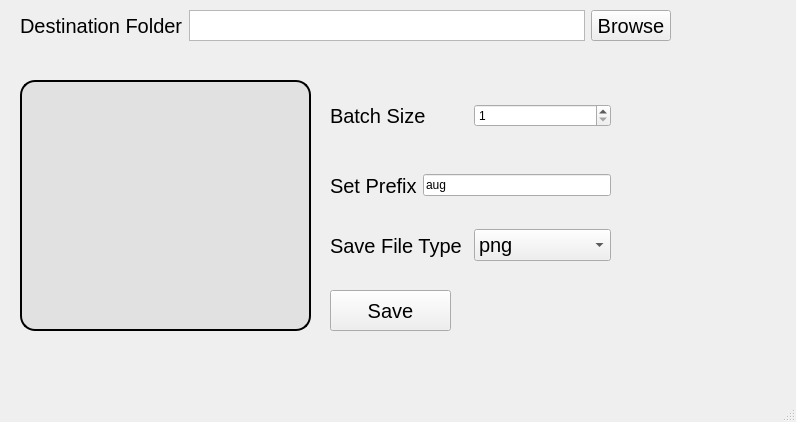
<?xml version="1.0" encoding="UTF-8"?>
<ui version="4.0">
 <class>MainWindow</class>
 <widget class="QMainWindow" name="MainWindow">
  <property name="geometry">
   <rect>
    <x>0</x>
    <y>0</y>
    <width>796</width>
    <height>422</height>
   </rect>
  </property>
  <property name="windowTitle">
   <string>MainWindow</string>
  </property>
  <widget class="QWidget" name="centralwidget">
   <widget class="QPushButton" name="saveButton">
    <property name="geometry">
     <rect>
      <x>330</x>
      <y>290</y>
      <width>121</width>
      <height>41</height>
     </rect>
    </property>
    <property name="cursor">
     <cursorShape>PointingHandCursor</cursorShape>
    </property>
    <property name="styleSheet">
     <string notr="true">font: 15pt;</string>
    </property>
    <property name="text">
     <string>Save</string>
    </property>
   </widget>
   <widget class="QLabel" name="editinfoLabel">
    <property name="geometry">
     <rect>
      <x>20</x>
      <y>80</y>
      <width>291</width>
      <height>251</height>
     </rect>
    </property>
    <property name="styleSheet">
     <string notr="true">background-color:rgba(203, 203, 203, 100);
border-radius: 15px;
border:2px solid black;
padding: 10px;
font: 14pt &quot;Arial&quot;;</string>
    </property>
    <property name="text">
     <string/>
    </property>
   </widget>
   <widget class="QWidget" name="horizontalLayoutWidget">
    <property name="geometry">
     <rect>
      <x>20</x>
      <y>10</y>
      <width>651</width>
      <height>31</height>
     </rect>
    </property>
    <layout class="QHBoxLayout" name="horizontalLayout">
     <item>
      <widget class="QLabel" name="label">
       <property name="enabled">
        <bool>true</bool>
       </property>
       <property name="styleSheet">
        <string notr="true">font-size:20px</string>
       </property>
       <property name="text">
        <string>Destination Folder</string>
       </property>
      </widget>
     </item>
     <item>
      <widget class="QTextEdit" name="folderLabel">
       <property name="enabled">
        <bool>true</bool>
       </property>
       <property name="html">
        <string>&lt;!DOCTYPE HTML PUBLIC &quot;-//W3C//DTD HTML 4.0//EN&quot; &quot;http://www.w3.org/TR/REC-html40/strict.dtd&quot;&gt;
&lt;html&gt;&lt;head&gt;&lt;meta name=&quot;qrichtext&quot; content=&quot;1&quot; /&gt;&lt;style type=&quot;text/css&quot;&gt;
p, li { white-space: pre-wrap; }
&lt;/style&gt;&lt;/head&gt;&lt;body style=&quot; font-family:'MS Shell Dlg 2'; font-size:7.8pt; font-weight:400; font-style:normal;&quot;&gt;
&lt;p style=&quot;-qt-paragraph-type:empty; margin-top:0px; margin-bottom:0px; margin-left:0px; margin-right:0px; -qt-block-indent:0; text-indent:0px;&quot;&gt;&lt;br /&gt;&lt;/p&gt;&lt;/body&gt;&lt;/html&gt;</string>
       </property>
      </widget>
     </item>
     <item>
      <widget class="QPushButton" name="browseButton">
       <property name="cursor">
        <cursorShape>PointingHandCursor</cursorShape>
       </property>
       <property name="styleSheet">
        <string notr="true">font: 15pt;</string>
       </property>
       <property name="text">
        <string>Browse</string>
       </property>
      </widget>
     </item>
    </layout>
   </widget>
   <widget class="QLabel" name="statusLabel">
    <property name="geometry">
     <rect>
      <x>20</x>
      <y>350</y>
      <width>541</width>
      <height>31</height>
     </rect>
    </property>
    <property name="text">
     <string/>
    </property>
   </widget>
   <widget class="QWidget" name="horizontalLayoutWidget_2">
    <property name="geometry">
     <rect>
      <x>330</x>
      <y>160</y>
      <width>281</width>
      <height>51</height>
     </rect>
    </property>
    <layout class="QHBoxLayout" name="horizontalLayout_2">
     <item>
      <widget class="QLabel" name="prefixLabel">
       <property name="styleSheet">
        <string notr="true">font-size:20px</string>
       </property>
       <property name="text">
        <string>Set Prefix</string>
       </property>
      </widget>
     </item>
     <item>
      <widget class="QLineEdit" name="prefixText">
       <property name="text">
        <string>aug</string>
       </property>
       <property name="maxLength">
        <number>20</number>
       </property>
      </widget>
     </item>
    </layout>
   </widget>
   <widget class="QWidget" name="horizontalLayoutWidget_4">
    <property name="geometry">
     <rect>
      <x>330</x>
      <y>220</y>
      <width>281</width>
      <height>51</height>
     </rect>
    </property>
    <layout class="QHBoxLayout" name="horizontalLayout_4">
     <item>
      <widget class="QLabel" name="saveTypeLabel">
       <property name="styleSheet">
        <string notr="true">font-size:20px;</string>
       </property>
       <property name="text">
        <string>Save File Type</string>
       </property>
      </widget>
     </item>
     <item>
      <widget class="QComboBox" name="saveType">
       <property name="styleSheet">
        <string notr="true">font-size:20px;</string>
       </property>
       <item>
        <property name="text">
         <string>png</string>
        </property>
       </item>
       <item>
        <property name="text">
         <string>jpeg</string>
        </property>
       </item>
      </widget>
     </item>
    </layout>
   </widget>
   <widget class="QWidget" name="horizontalLayoutWidget_3">
    <property name="geometry">
     <rect>
      <x>330</x>
      <y>90</y>
      <width>281</width>
      <height>51</height>
     </rect>
    </property>
    <layout class="QHBoxLayout" name="horizontalLayout_3">
     <item>
      <widget class="QLabel" name="label_2">
       <property name="styleSheet">
        <string notr="true">font-size: 15pt;</string>
       </property>
       <property name="text">
        <string>Batch Size</string>
       </property>
      </widget>
     </item>
     <item>
      <widget class="QSpinBox" name="batch_size_val">
       <property name="minimum">
        <number>1</number>
       </property>
       <property name="maximum">
        <number>1000</number>
       </property>
       <property name="value">
        <number>1</number>
       </property>
      </widget>
     </item>
    </layout>
   </widget>
  </widget>
  <widget class="QStatusBar" name="statusbar"/>
 </widget>
 <resources/>
 <connections/>
</ui>
